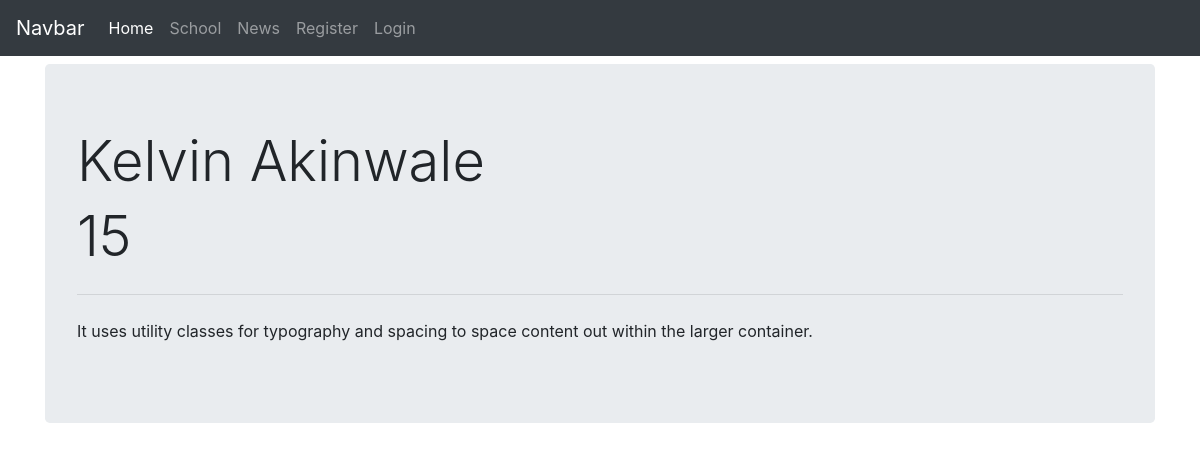
Before: /schools/student/1/ with the older database file.
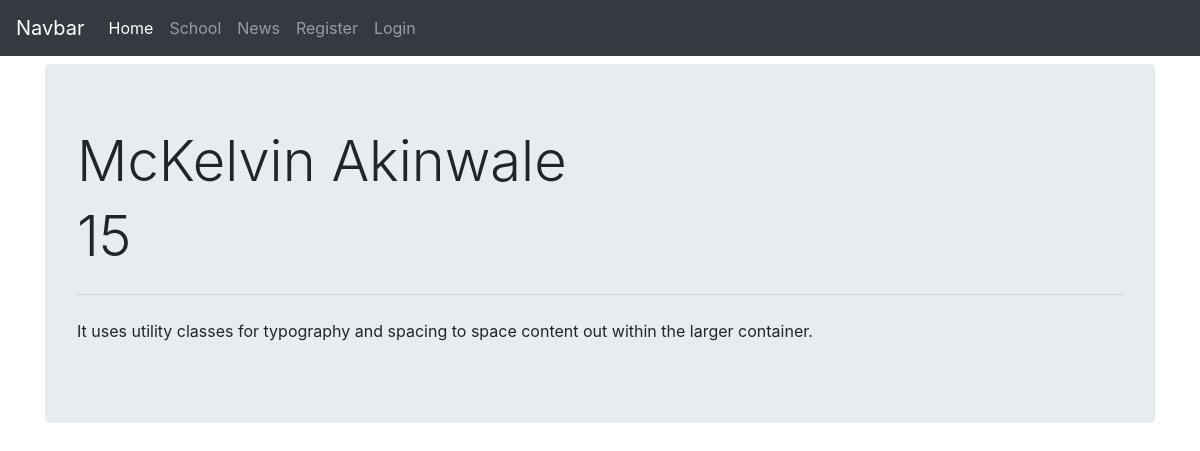
After: the same page with the newer database file.
### school/models.py (models this page shows, shortened)
class Student(models.Model):
    first_name = models.CharField(max_length=50)
    last_name = models.CharField(max_length=50)
    age = models.IntegerField()

### school/views.py (the view)
# urls.py: path('student/<int:pk>/', StudentDetailView.as_view(), name='student_detail'),
class StudentDetailView(DetailView):
    model = Student

### school/templates/school/student_detail.html (shortened to what this page needs)
{% extends 'base.html' %}
{% block content %}
<div class="jumbotron">
  <h1 class="display-4">{{ student.last_name }} {{ student.first_name }}</h1>
  <h3 class="display-4">{{ student.age }}</h3>
  <hr class="my-4">
  <p>It uses utility classes for typography and spacing to space content out within the larger container.</p>
</div>
{% endblock  %}

Changed rows visible on the page:
changed Student "Akinwale": last_name "Kelvin" → "McKelvin"
